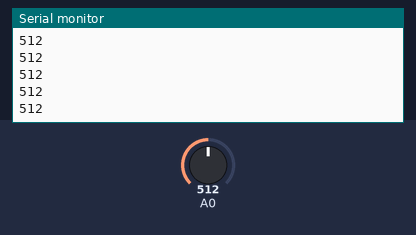
A sketch run on a simulated Arduino Uno, built for the host (arithmetic inside an expression is 32-bit, double 64-bit). Parts: the last lines printed to the serial monitor. The inputs (shaded band) are chosen by the test bench; at power-on: A0 = 512.

Above: at 1.2 s.
1.3 s: A0 set to 716
At 1.8 s:
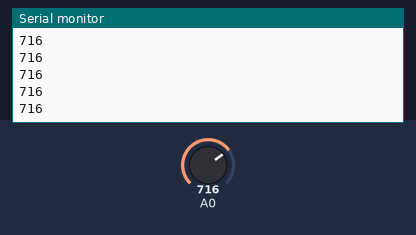
2.8 s: A0 set to 900
At 3.3 s:
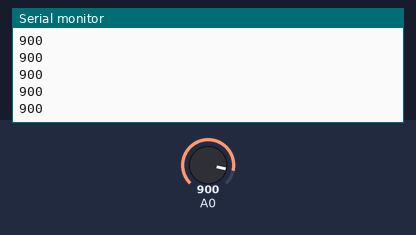
Timing chart, 0 to 5.8 s (numbered marks = the images above; inputs shaded):
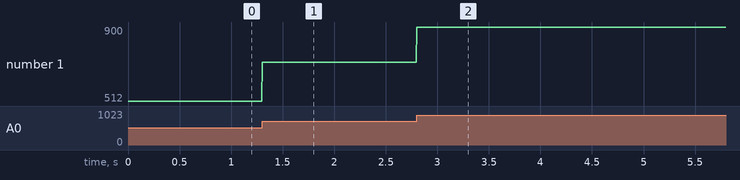

Measured:
- after the input at 1.3 s, the serial monitor: prints a new line at once (image 1)
- after the input at 2.8 s, the serial monitor: prints a new line at once (image 2)
- plotted number 1: 512 → 716 after the input at 1.3 s, 716 → 900 after the input at 2.8 s

The sketch:

Aula_11.ino
```cpp
int curr_val;

int main() {
  // intout
  DDRF &=  0b11111110; // A0 in

  Serial.begin(9600);

  // ADC
  ADCSRA = 0b10000000; // div 2
  ADMUX  = 0b00000000; // AREF, read A0

  while(1) {
    ADCSRA |= 0b01000000;
    while (!(ADCSRA & 0b00010000)) {}
    curr_val = (int)(ADCL) + ((int)(ADCH) << 8);
    Serial.println(curr_val);
  }
}
```
